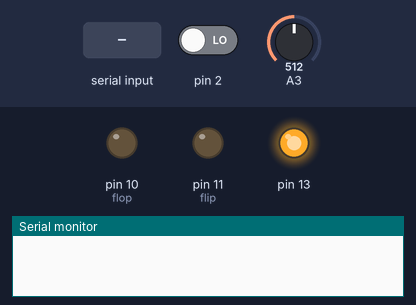
Recording of a sketch running on a simulated Arduino Uno, built with avr-gcc and run on an emulated ATmega328P. Parts: output pins drawn as LEDs (lit = HIGH), the last lines printed to the serial monitor. Inputs (shaded band) come from the test bench; at power-on: pin 2 LOW, A3 = 512.

Above: at 1.2 s.
1.3 s: "0" received over Serial
At 4.15 s:
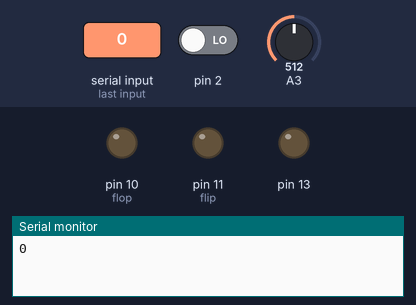
4.3 s: "1" received over Serial
At 5.5 s:
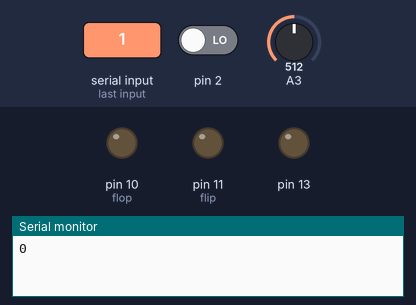
5.8 s: "0" received over Serial
At 6.6 s:
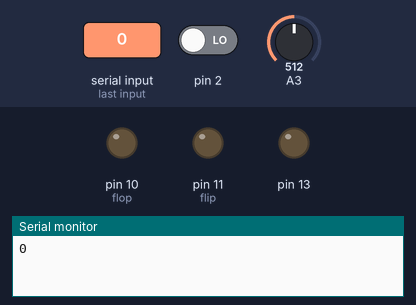
Timing chart, 0 to 8.8 s (numbered marks = the images above; inputs shaded):
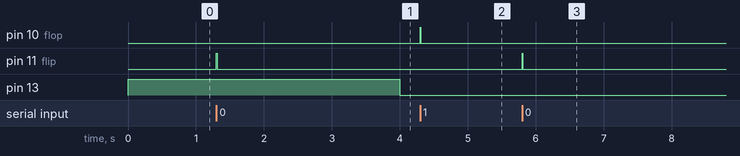

Measured:
- after the input at 1.3 s, pin 11 (flip): LOW → HIGH at once, → LOW 0.01 s later
- after the input at 4.3 s, pin 10 (flop): LOW → HIGH at once, → LOW 0.01 s later
- after the input at 5.8 s, pin 11 (flip): LOW → HIGH at once, → LOW 0.01 s later

The sketch:

coinflip_machine.ino
```cpp
/*
program for the coin flip machine
 author: kevinschiffer
 This program will control the coin flip machine.
 It will listen for button presses and trigger the
 spring servo. The result is then read via webcam
 on the raspberry pi and received by the arduino
 which will flip the flipdot accordingly.
 */
int flip=11;                    // dot direction one Pin
int flop=10;                    // dot direction two Pin
int motor01=6;
int motor02=5;
int threshold = 0;
int flippery = false;
boolean pressed = false;
boolean flipped = false;
boolean process = false;
boolean calibrating = true;
int calibratingTime = 90000;

void setup(){
  pinMode(flip,OUTPUT);        // pin A declared as OUTPUT
  pinMode(flop,OUTPUT);        // pin B declared as OUTPUT
  pinMode(13,OUTPUT);
  Serial.begin(9600);
}
void loop(){

  if (calibrating) {
    digitalWrite(13,HIGH);
    digitalWrite(motor01,HIGH);
    digitalWrite(motor02,LOW);
    if (analogRead(3) > threshold){
      threshold = analogRead(3);
    }
    if (millis() >= 4000) {
      calibrating = false;
      digitalWrite(13,LOW);
      threshold = threshold - 8;
      //Serial.print("Calibration Complete - ");
      //Serial.println(threshold);
      process = true;
    }
    calibratingTime = calibratingTime - 1;
    //Serial.print("Calibrating... ");
    //Serial.println(threshold);
    return;
  }

  if (digitalRead(2) == HIGH){
    pressed = true;
  } else {
    pressed = false;
  }

  if (pressed && !process){
    process = true;
    digitalWrite(motor01,HIGH);
    digitalWrite(motor02,LOW);
    delay(1000);
  }

  if (process && analogRead(3) < threshold){
    digitalWrite(motor01,HIGH);
    digitalWrite(motor02,LOW);
    /*if (!flippery && (millis()%200) == 0){
      flipdot(true);
      flippery = true;
    } else {
      if (flippery && (millis()%200) == 0){
        flipdot(false);
        flippery = false;
      }
    }*/

  }

  if (process && analogRead(3) > threshold) {
    //Serial.println('STOP!');
    Serial.print(0);
    process = false;
    digitalWrite(motor01,LOW);
    digitalWrite(motor02,LOW);
  }

/*  if (!pressed && flipped){
    digitalWrite(motor01,LOW);
    digitalWrite(motor02,LOW);

    digitalWrite(flip,LOW);     // dot direction one pin switched to HIGH (GND)
    digitalWrite(flop,HIGH);  // dot direction two pin switched to LOW  (+5V)
    delay(10);
    digitalWrite(flop,LOW);
    flipped = false;
  }*/
}

void flipdot(boolean flippy){
if (flippy){
    digitalWrite(flip,HIGH);
    digitalWrite(flop,LOW);
    delay(10);
    digitalWrite(flip,LOW);
  } else {
    digitalWrite(flip,LOW);
    digitalWrite(flop,HIGH);
    delay(10);
    digitalWrite(flop,LOW);
  }
}

void serialEvent() {
  while (Serial.available() > 0) {
    // get the new byte:
    int inMessage = Serial.read();
    //Serial.println(inMessage);
    if (inMessage == 48) {
      digitalWrite(flip,HIGH);
      digitalWrite(flop,LOW);
      delay(10);
      digitalWrite(flip,LOW);
    }
    if (inMessage == 49){
      digitalWrite(flip,LOW);
      digitalWrite(flop,HIGH);
      delay(10);
      digitalWrite(flop,LOW);
    }
  }
}
```
